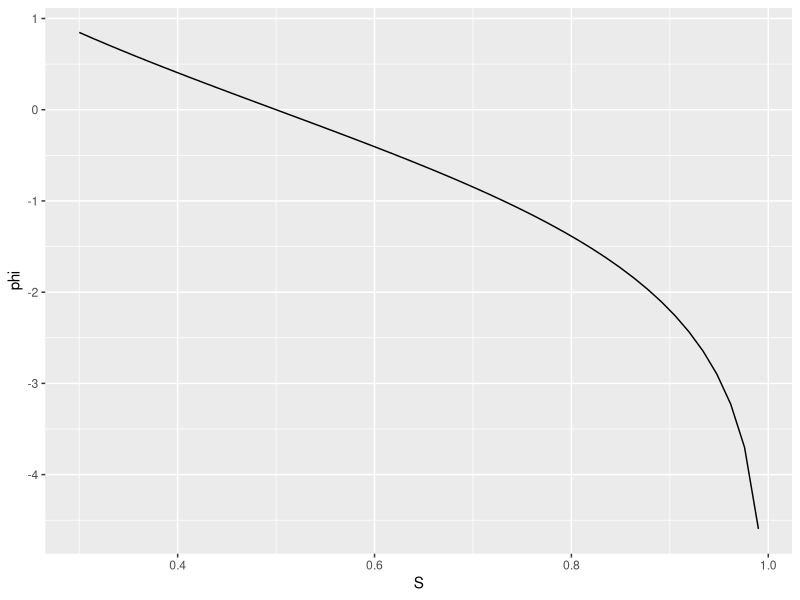
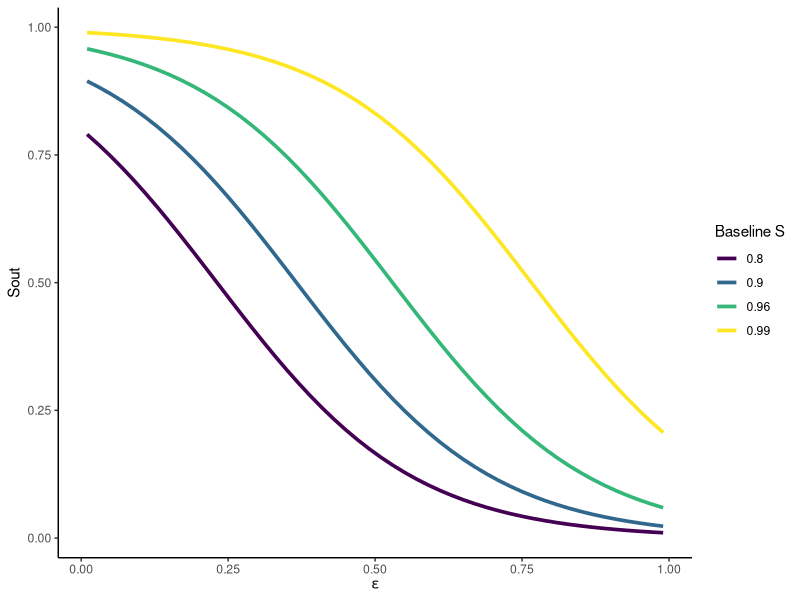

The R script that drew these images, in order: (Note: this script raises an error after producing the figures.)
library(tidyverse)
library(here)

# trying to understand shape of survival functions

foo1 <- function(S) log(1/S-1) # eq. B.6b in Appendix X

foo1(0.96)
test <- tibble(S=seq(0.3,0.99,length.out=50)) %>% 
  mutate(phi=foo1(S))
glimpse(test)

test %>% ggplot(aes(S,phi))+geom_line()

foo2 <- function(eps,S,sig){ # eq. B.6a in Appendix X
  1/(1+exp(foo1(S)+eps*sig))
}

test2 <- crossing(eps=seq(0.01,0.99,length.out=50),S=c(0.8,0.9,0.96,0.99)) %>% 
  mutate(Sout=foo2(eps,S,sig=6))
glimpse(test2)

test2 %>% ggplot(aes(eps,Sout,color=ordered(S)))+geom_line(linewidth=1.25)+theme_classic()+labs(color="Baseline S",x=expression(epsilon))


#######################
# Run all this to seed the DoRun function
Code="B2F2";SensCase="BC";StochSopt=1;StrayBase=0;IAmat=8;SA=0.96;SC=0.8;TimeLag=0;DensDepOpt=0;
SF=c(1,1,1,1,1,1); YrSDevs=1995;
SigmaDevS=6;SigmaDevF=0.01;WithMirror=1;Yr1=1970;Yr2=2023;
AddCV=F;MixWeights=c(1,1);CatchSer="B";AllPlots=F;DoBoot=F;
ByCatchFile="BycatchActual_2024_04_24.csv";
WghtTotal=1;Idirichlet=1;MaxN=100;seed=19101;
SetNew=0;Init=NULL; envOpt="none"


#### 
# Gradient checking
fit$par
model$gr(fit$par)

### Pulling a result
obj <- read_rds(here('Diags','B2F2 direct','B2F2BC.rds'))
sdr <- obj$sdfixed


### Comparing results

obj1 <- read_rds(here('Diags','B2F2 base','B2F2BC.rds'))
obj2 <- read_rds(here('Diags','B2F2 index','B2F2BC.rds'))
obj3 <- read_rds(here('Diags','B2F2 varK','B2F2BC.rds'))
obj4 <- read_rds(here('Diags','B2F2 direct','B2F2BC.rds'))
objlist <- list(obj1,obj4,obj2,obj3)
scen.names <- c("Base","Direct","Index","VarK")
objlist <- list(obj1,obj4,obj2,obj3)
scen.names <- c("Base","Direct","Index","VarK")
plot_compare_abundance(objlist,scen.names)
